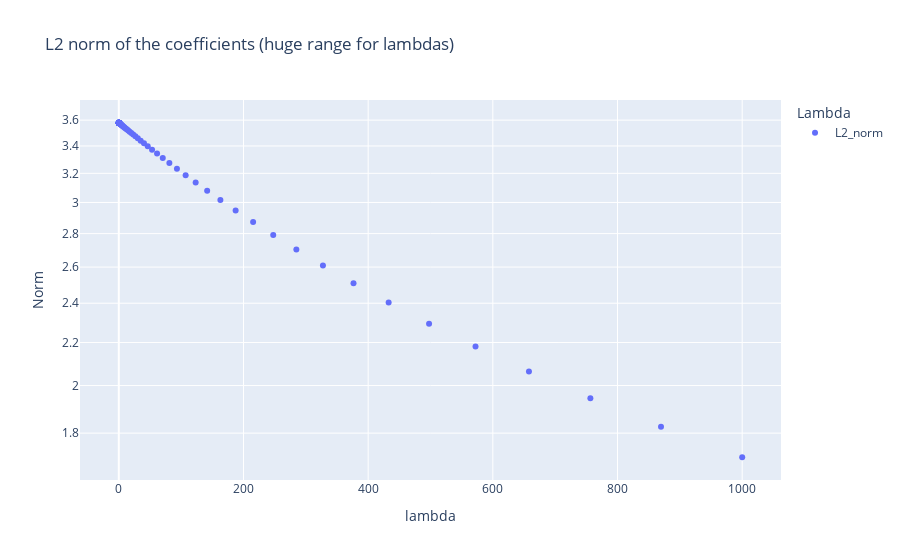

Notebook code cell kept with this figure:
### Markdown cell above
# Plotting the results

### Code cell
fig = px.scatter(df_thetas_per_lambda, x='lambda', y=['L2_norm'], 
                 title='L2 norm of the coefficients (huge range for lambdas)', 
                 labels={'value': 'Norm', 'variable': 'Lambda'},
                 log_y=True)
fig.show()
